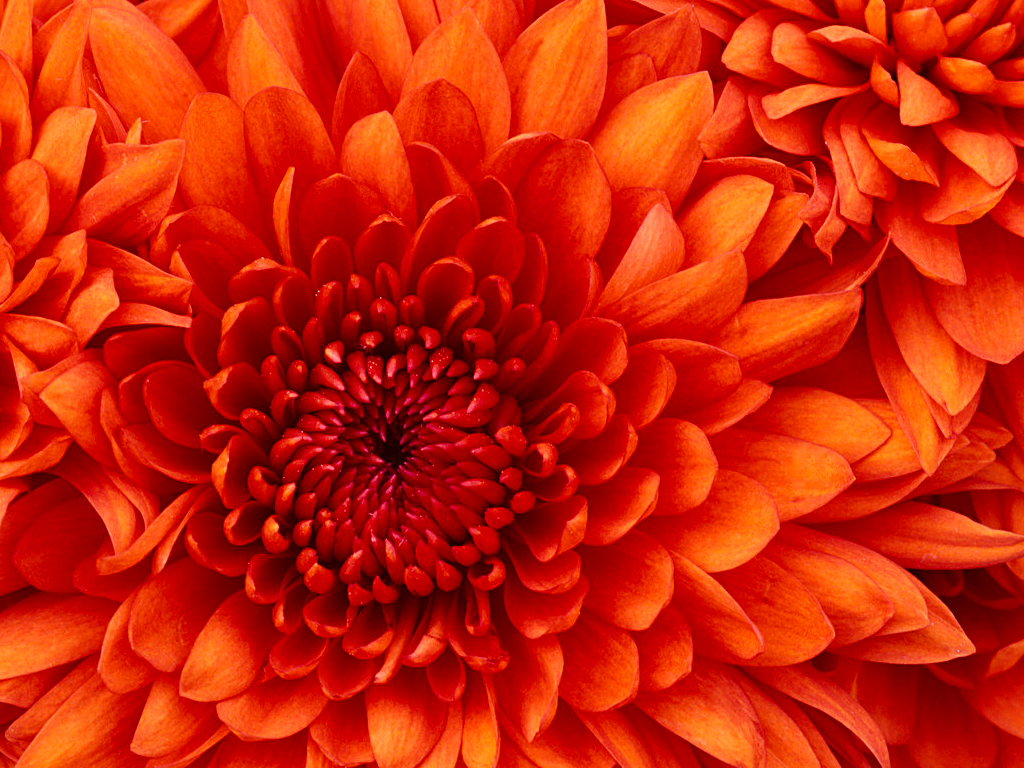
#> input picture add_images/Chrysanthemum.jpg, 1024 x 768 px
$ python add_images.py
#> lines starting #> are read from the running program, lines starting #| are printed output that depends on the picture
import numpy as np
import cv2
img1=cv2.imread('Chrysanthemum.jpg')
#> img1 is the input picture: shape (768, 1024, 3); mean B, G, R 9.2, 35.5, 203.1
img2=cv2.imread('Jellyfish.jpg')
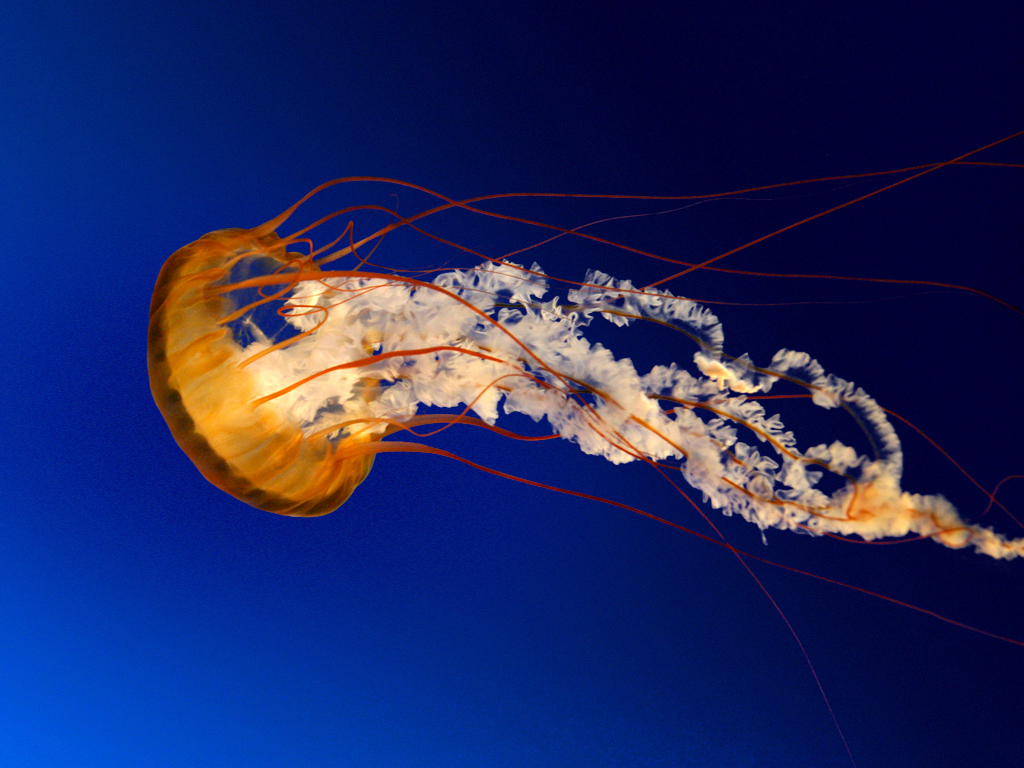
#> input picture add_images/Jellyfish.jpg, 1024 x 768 px
#> img2 is the input picture: shape (768, 1024, 3); mean B, G, R 97.4, 39.8, 31
img1=cv2.resize(img1,(512,512))
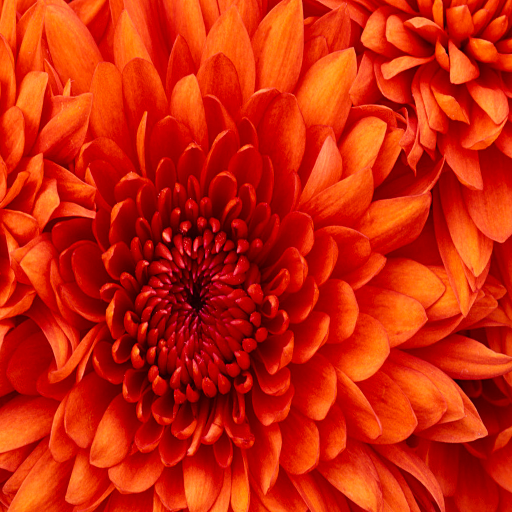
#> img1: shape (512, 512, 3); mean B, G, R 9.2, 35.4, 203.1
img2=cv2.resize(img2,(512,512))
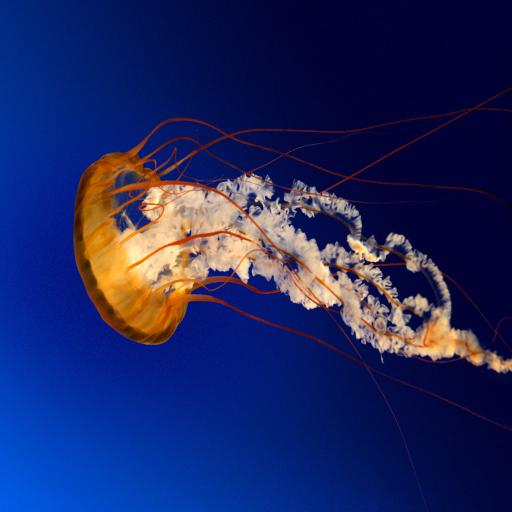
#> img2: shape (512, 512, 3); mean B, G, R 97.4, 39.8, 31
result=cv2.add(img1,img2);
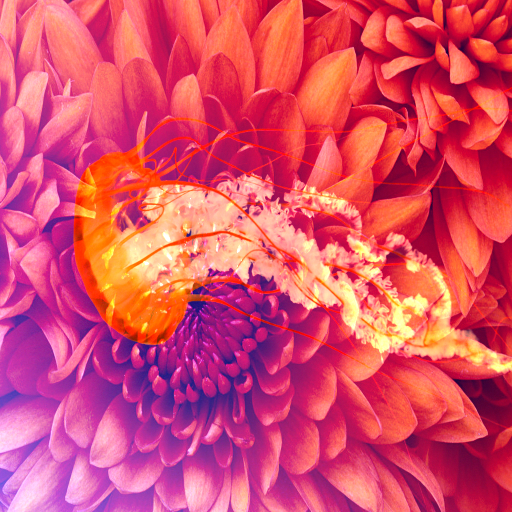
#> result: shape (512, 512, 3); mean B, G, R 106.6, 75.1, 217.6
result2=cv2.addWeighted(img1,.2,img2,.8,0);
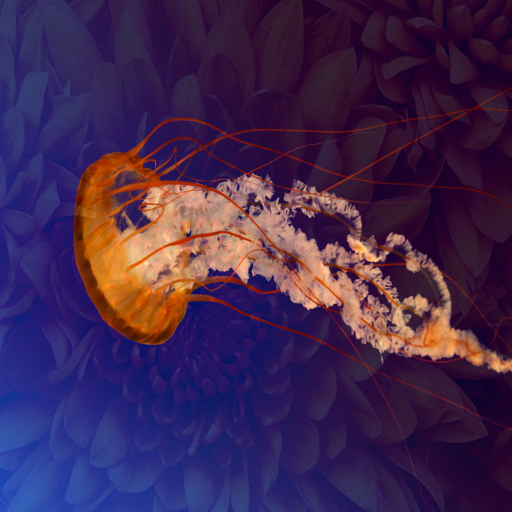
#> result2: shape (512, 512, 3); mean B, G, R 79.8, 38.9, 65.4
cv2.imshow('result',result)
cv2.imshow('result2',result2)
cv2.waitKey(0)
cv2.destroyAllWindows()
